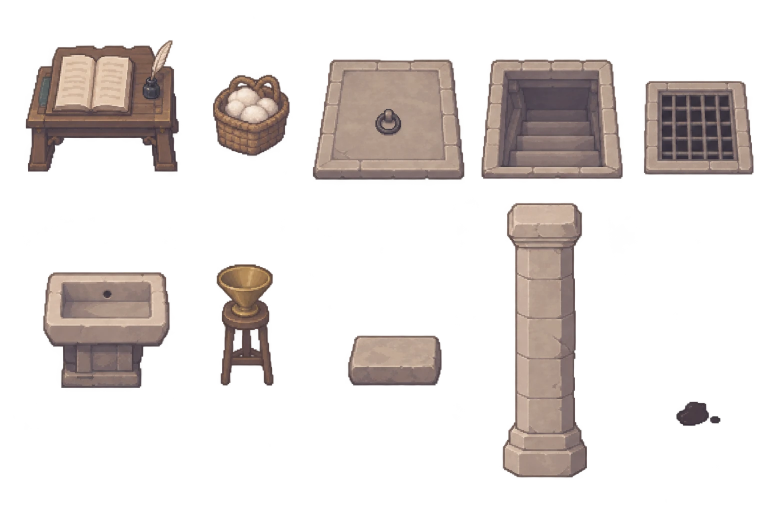
#> input picture design/refs/maps_2026-11/P-1_props_01.png, 1536 x 1024 px (shown at 1/2 size)
$ python scriptorium_assets.py
#> lines starting #> are read from the running program, lines starting #| are printed output that depends on the picture; after the words box and inside, x2 and y2 are one past the last pixel; in counts of white or black regions, pixels touching at a corner belong together
#!/usr/bin/env python3
"""필사실 정식 배경·사물을 시안에서 assets/로 만든다 (2026-11-18, 임시본 — Chickxel로 다듬으면 덮어쓴다).

입력 (design/refs/maps_2026-11/):
  P-1_room_02_64.png   빈 방 배경 (tools/sprites/reduce_colors.py로 64색 이하)
  P-1_props_01.png     사물 시트 (ChatGPT, 1536×1024)
  P-1_spout_01.png     벽 꼭지 (ChatGPT)
출력:
  assets/backgrounds/scriptorium.png (1672×941)
  assets/props/<이름>.png — 시트에서 잘라 규격 크기 캔버스(32의 배수)에 바닥 가운데 맞춤, 반투명 없음
  assets/props/stream_{straight,left,right}.png — 물줄기 임시 애니메이션(160×96 × 4프레임, 세션이 그림)
설계: design/background-prompts.md "필사실 정식 배경 — 정면 3/4, 층 나누기"
쓰는 법: python3 tools/sprites/scriptorium_assets.py
"""
import pathlib
import shutil

from PIL import Image, ImageDraw

ROOT = pathlib.Path(__file__).resolve().parents[2]
REF = ROOT / "design/refs/maps_2026-11"
PROPS = ROOT / "assets/props"

# 이름: (시트 안 자를 네모, 들어갈 크기(맞춰 줄임), 캔버스 크기)
CUTS = {
    "desk_book": ((52, 84, 360, 344), (128, 96), (128, 96)),
    "wool_basket": ((428, 152, 580, 312), (32, 32), (32, 32)),
    "hatch_closed": ((628, 120, 932, 360), (192, 128), (192, 128)),
    "hatch_open": ((964, 120, 1248, 360), (192, 128), (192, 128)),
    "grate": ((1288, 164, 1508, 352), (64, 64), (64, 64)),
    "fountain": ((88, 548, 340, 776), (96, 96), (96, 96)),
    "funnel": ((436, 532, 548, 772), (32, 64), (32, 64)),
    "pillar": ((1008, 408, 1176, 956), (64, 192), (64, 192)),
    "ledge": ((696, 672, 884, 772), (32, 32), (32, 32)),
    "ink_drop": ((1356, 804, 1444, 852), (24, 24), (32, 32)),
}
WATER = [(173, 214, 236), (122, 176, 214), (84, 136, 186)]   # 밝은 줄, 몸, 짙은 가장자리 (제 색 외곽선)


def solid_alpha(im, colors=32):
    """반투명을 없애고(0/255) 색을 colors개 이하로 (디더 없음)."""
    a = im.getchannel("A").point(lambda v: 255 if v > 100 else 0)
    rgb = im.convert("RGB").quantize(colors=colors, method=Image.Quantize.MEDIANCUT, dither=Image.Dither.NONE).convert("RGB")
    out = rgb.convert("RGBA")
    out.putalpha(a)
    return out


def fit(src, box, canvas):
    s = min(box[0] / src.width, box[1] / src.height)
    im = src.resize((max(1, round(src.width * s)), max(1, round(src.height * s))), Image.BOX)
    im = solid_alpha(im)
    out = Image.new("RGBA", canvas, (0, 0, 0, 0))
    out.alpha_composite(im, ((canvas[0] - im.width) // 2, canvas[1] - im.height))
    return out


def stream(bend, frames=4, w=160, h=96):
    """가는 물줄기. bend: 0 곧게, -1 왼쪽(깔때기 쪽, 72px), +1 오른쪽. 위 가운데가 꼭지 입."""
    sheet = Image.new("RGBA", (w * frames, h), (0, 0, 0, 0))
    for f in range(frames):
        d = ImageDraw.Draw(sheet)
        pts = []
        for y in range(h):
            t = y / (h - 1)
            x = w / 2 + bend * 72 * t * t   # 아래로 갈수록 더 휜다
            pts.append((x, y))
        for i, (x, y) in enumerate(pts):
            x0 = round(sheet_x := f * w + x)
            d.point((x0 - 2, y), fill=WATER[2] + (255,))
            d.point((x0 + 2, y), fill=WATER[2] + (255,))
            d.line((x0 - 1, y, x0 + 1, y), fill=WATER[1] + (255,))
            if (y + f * 6) % 24 < 5:   # 아래로 흘러내리는 밝은 마디
                d.point((x0, y), fill=WATER[0] + (255,))
    return sheet


def window_light(w=96, h=64, skew=18):
    """창에서 바닥에 떨어진 햇빛 자락: 아치 창 모양(가운데 세로살 하나, 가로살 하나)을 오른쪽 아래로 비스듬히 민 것.
    색은 엔진이 지역 데이터 sunlight.color·alpha로 칠한다 — 그림은 흰 불투명 모양만."""
    im = Image.new("RGBA", (w, h), (0, 0, 0, 0))
    px = im.load()
    body_w = w - skew
    r = body_w / 2
    for y in range(h):
        dx = round(skew * y / (h - 1))
        for x in range(body_w):
            # 위쪽 r/2 줄은 아치 (바닥에 눕혀 세로가 줄어든 반원)
            ay = y / (r / 2) if y < r / 2 else 1.0
            if y < r / 2 and ((x + 0.5 - r) / r) ** 2 + (1 - ay) ** 2 > 1:
                continue
            if abs(x + 0.5 - r) < 2 or abs(y - h * 0.55) < 1.5:   # 창살 그림자
                continue
            px[x + dx, y] = (255, 255, 255, 255)
    return im


def main():
    shutil.copyfile(REF / "P-1_room_02_64.png", ROOT / "assets/backgrounds/scriptorium.png")
    sheet = Image.open(REF / "P-1_props_01.png").convert("RGBA")
#> sheet is the input picture: PIL image 1536x1024 RGBA; mean R, G, B, A 42.2, 35.6, 32.7, 64.4
    for name, (cut, box, canvas) in CUTS.items():
        fit(sheet.crop(cut), box, canvas).save(PROPS / f"{name}.png")
#> this loop made 10 passes
#> pass 1, in fit, `im = src.resize((max(1, round(src.width * s)), max(1, round(src.height..`:
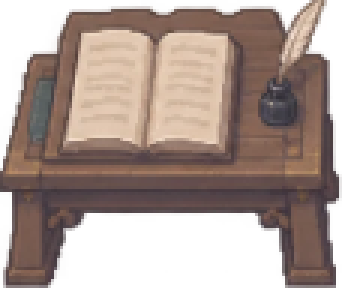
#> im: PIL image 114x96 RGBA (shown 3 times larger); mean R, G, B, A 101.3, 82.8, 75.4, 178.7; transparent parts drawn white
#> pass 1, in solid_alpha, `a = im.getchannel("A").point(lambda v: 255 if v > 100 else 0)`:
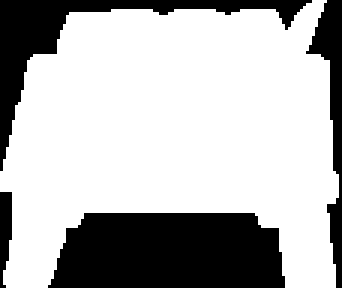
#> a: PIL image 114x96 L (shown 3 times larger); 71.1% white; 4 black regions, box (x1, y1, x2, y2) and area: (16, 71, 95, 96) 1778, (0, 0, 104, 57) 887, (102, 0, 114, 96) 402, (0, 64, 4, 96) 98
#> pass 1, in solid_alpha, `rgb = im.convert("RGB").quantize(colors=colors, method=Image.Quantize...`:
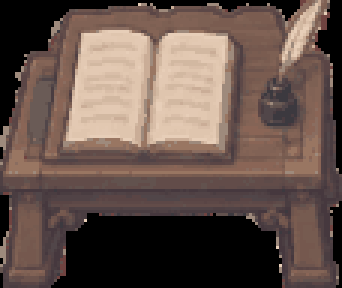
#> rgb: PIL image 114x96 RGB (shown 3 times larger); mean R, G, B 101.3, 83, 75.5
    spout = Image.open(REF / "P-1_spout_01.png").convert("RGBA")
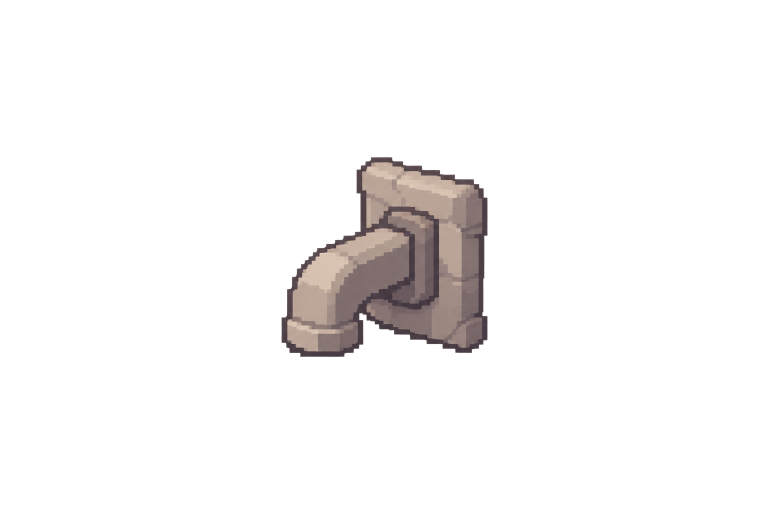
#> input picture design/refs/maps_2026-11/P-1_spout_01.png, 1536 x 1024 px (shown at 1/2 size)
#> spout is the input picture: PIL image 1536x1024 RGBA; mean R, G, B, A 10.7, 9.3, 9, 18.7
    fit(spout.crop(spout.getchannel("A").point(lambda v: 255 if v > 100 else 0).getbbox()), (32, 32), (32, 32)).save(PROPS / "spout.png")
#> in solid_alpha (call 11), `a = im.getchannel("A").point(lambda v: 255 if v > 100 else 0)`:
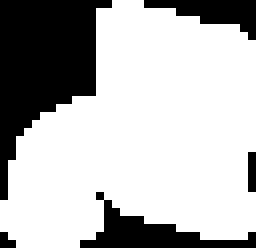
#> a: PIL image 32x31 L (shown 8 times larger); 71.7% white; 5 black regions (2 under 20 px), largest, box (x1, y1, x2, y2) and area: (0, 0, 14, 25) 185, (10, 24, 32, 31) 54, (18, 0, 32, 5) 34
#> in fit (call 11), `out = Image.new("RGBA", canvas, (0, 0, 0, 0))`: out: PIL image 32x32 RGBA; every value is 0
#> in fit (call 11), `out.alpha_composite(im, ((canvas[0] - im.width) // 2, canvas[1] - im.h..`:
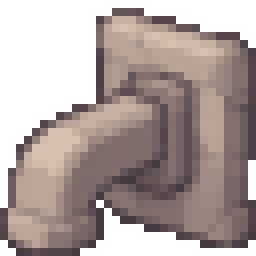
#> out: PIL image 32x32 RGBA (shown 8 times larger); mean R, G, B, A 98, 84.9, 82, 177.1; transparent parts drawn white
    for name, bend in (("straight", 0), ("left", -1), ("right", 1)):
        stream(bend).save(PROPS / f"stream_{name}.png")
#> this loop made 3 passes
#> pass 2, in main, `stream(bend).save(PROPS / f"stream_{name}.png")`:
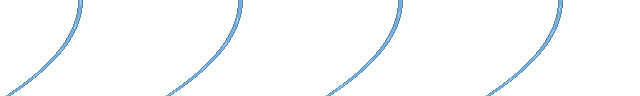
#> saved as stream_left.png: PIL image 640x96 RGBA; mean R, G, B, A 3.4, 5, 6.4, 8; transparent parts drawn white
    window_light().save(PROPS / "sunlight_window.png")
#> in window_light, `im = Image.new("RGBA", (w, h), (0, 0, 0, 0))`: im: PIL image 96x64 RGBA; every value is 0
    print("필사실 배경 1장, 사물", len(CUTS) + 1, "개, 물줄기 3개")


if __name__ == "__main__":
    main()
